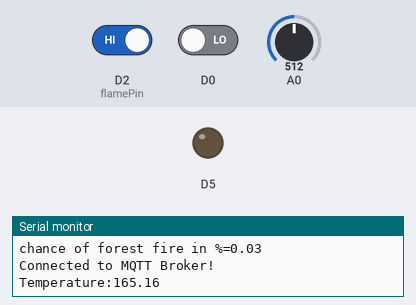
Recording of a sketch running on a simulated ESP8266 (NodeMCU). On the bench: output pins drawn as LEDs (lit = HIGH), the last lines printed to the serial monitor. Dashed ring = blinking. The inputs (shaded band) are chosen by the test bench; at power-on: D2 (flamePin) HIGH, A0 = 512, D0 LOW. No MQTT or app messages arrive unless stated.

Above: at 1.6 s.
1.7 s: D2 (flamePin) driven LOW
At 2.06 s:
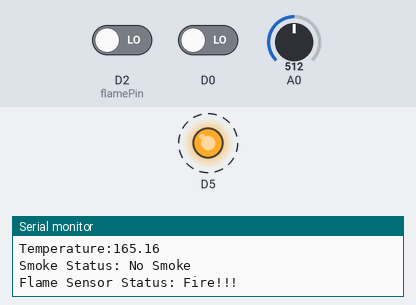
4.7 s: A0 set to 0
7.7 s: D0 driven HIGH
10.7 s: A0 set to 122
Timing chart, 0 to 14.7 s (numbered marks = the images above; inputs shaded):
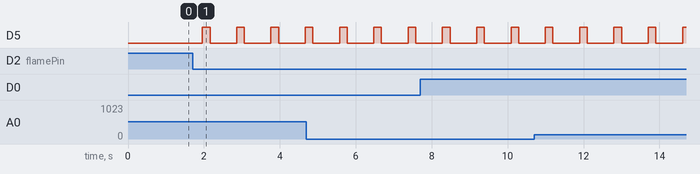

The sketch:

three_sensors.ino
```cpp
#include <ESP8266WiFi.h>
#include <PubSubClient.h> // Allows us to connect to, and publish to the MQTT broker
#include <FirebaseArduino.h>

// _________________________defining constant
#define FIREBASE_HOST "nodemcu-de561.firebaseio.com"
#define FIREBASE_AUTH "kHRY8t2cmkH0C4lChOj6ro2CfCVATgvoRU0owcVX"
#define WIFI_SSID "Arch_angel"
#define WIFI_PASSWORD "archan1997"
// __________________________variable definied
/******************************************************************************/
const char* ssid     = "Arch_angel"; // Your WiFi ssid
const char* password = "archan1997"; // Your Wifi password;
/********************************************************************************/
// MQTT
// Make sure to update this for your own MQTT Broker!
const char* mqtt_server = "broker.hivemq.com";

// The client id identifies the ESP8266 device. Think of it a bit like a hostname (Or just a name, like Greg).
const char* clientID = "client-1";

// Initialise the WiFi and MQTT Client objects
WiFiClient wifiClient;
PubSubClient client(mqtt_server, 1883, wifiClient); // 1883 is the listener port for the Broker


//MQTT TOPICS
const char* temperature="archan/temperature";
const char* gas="archan/gas";
const char* flame="archan/flame";
const char* status1="archan/status";
const char* Status1="No Forest fire";
const char* SmokeStatus="No Smoke";
const char* prob="archan/prob";

float Prob=0.0;
float t=0.0;
int sensorValue;
int Flame= 0;
int flamePin=4;
int temp=0;

float t_severe=37.5;
float t_moderate=33.5;
float t_mild=31.0;
float t_curr=0.0;

void setup() {
  // put your setup code here, to run once:
   Serial.begin(9600);
  Serial.setTimeout(2000);
  //Firebase
  Firebase.begin(FIREBASE_HOST, FIREBASE_AUTH);
  Firebase.set("flame", 0);
  Firebase.set("temperature", 0.0);
  Firebase.set("gas",0);
}
void loop() {
  if (client.connect(clientID)) {
    Serial.println("Connected to MQTT Broker!");

    client.publish(temperature,String(t).c_str());
    client.publish(gas,String(SmokeStatus).c_str());
    client.publish(flame,String(Flame).c_str());
    client.publish(status1,String(Status1).c_str());
    client.publish(prob,String(Prob).c_str());
  }
  else
  {
    Serial.println("Connection to MQTT Broker failed...");
  }
  ReadTemp();
  gasSensor();
  flameSensor();
  prediction();
}
void Buzzerfn()
{
  pinMode(D5,OUTPUT);
  digitalWrite(D5, HIGH);
  delay(200);
  digitalWrite(D5, LOW);
  delay(200);
}
void prediction()
{
  if(Flame==0 || t>t_severe || (t>t_moderate && sensorValue==1))
  {
    Status1="Severe";
    Buzzerfn();
  }
  else if(t>=t_moderate || (t>t_mild && sensorValue==1))
  {
    Status1="Moderate";
    Buzzerfn();
  }
  else if(t>=t_mild || sensorValue==1)
  {
    Status1="Mild";
    Buzzerfn();
  }
  else
  {
    Status1="No Forest fire";
    pinMode(D5,INPUT);
  }

 float conf=classify(t,sensorValue,Flame);
 Serial.print("chance of forest fire in %=");
 Prob=conf*100;
 Serial.println(Prob);
 }

float trimf(float x,float a, float b, float c){
  float f;
  if(x<=a)
     f=0;
  else if((a<=x)&&(x<=b))
     f=(x-a)/(b-a);
  else if((b<=x)&&(x<=c))
     f=(c-x)/(c-b);
  else if(c<=x)
     f=0;
  return f;
}
float trimf1(float x,float a, float b, float c){
  float f;
  if(x>=b || x>=c) return 0;
  else if(x>a) return (x-a)/(b-a);

  if(x==a) return 0.001;

}
// Function for predicting atmospheric comfort from temperature and relative humidity
float classify(float T,float smoke,float flame ){
  float C1 = 1; //severe
  float C2 = 0.66;//moderate
  float C3 = 0.33; //mild

  if(T>t_severe) T=t_severe; // if temperature is above 35°C, set temperature to maksimum in our range
  if(flame==0) flame=1;
  else flame=0;

  // Fuzzy rules
  float w1 = trimf(T,t_moderate,t_severe,t_severe);//severe
  float w2 = trimf(T,t_mild,t_moderate,t_severe);//moderate
  float w3 = trimf(T,t_mild,t_mild,t_moderate);//mild
  float w4 = trimf1(T,t_curr,t_mild,t_moderate);//mild

    // Defuzzyfication
  float z = (w1*C1 + w2*C2 + w3*C3+ w4*C3*w4)/(w1+w2+w3+w4);
  if(Status1== "Severe" && z<=0.80)
  {
    z=0.99;
    return z;
  }
  else if(Status1== "Moderate" && z<=0.66)
  {
    z=0.6789;
    return z;
  }

  else if(Status1== "Mild" && z<0.33)
  {
    z=0.3769;
    return z;
  }
  return z;
}
void ReadTemp()
{
  if(temp==0)
  {
    t_curr=((analogRead(A0)*330.0)/1023.0);
    t_mild=t_curr+ 2.0 ;
    t_moderate=t_mild+3.0;
    t_severe=t_moderate+2.0;
    temp=1;
  }
  t = (analogRead(A0) * 330.0) / 1023.0;
  Serial.print("Temperature:");
  Serial.println(t);
  Firebase.set("temperature", t);

}
void gasSensor()
{
  sensorValue = digitalRead(D0); // read analog input pin 0

  Serial.print("Smoke Status: ");
  Serial.println(SmokeStatus);
  Firebase.set("gas", sensorValue);
  if(sensorValue==1)
  {
    SmokeStatus="Critical Smoke Detected";
  }
  else if(sensorValue==0)
  {
    SmokeStatus="No Smoke";
  }
}
void flameSensor()
{
  Flame = digitalRead(flamePin);
  Firebase.set("flame",Flame);
  Serial.print("Flame Sensor Status: ");
  if (Flame== 0)
  {
    Serial.println("Fire!!!");
  }
  else if(Flame==1)
  {
    Serial.println("No Fire");
  }
}
```

Measured:
- after the input at 1.7 s, D5: alternates HIGH for 0.20 s and LOW for 0.70 s, starting after 0.26 s
